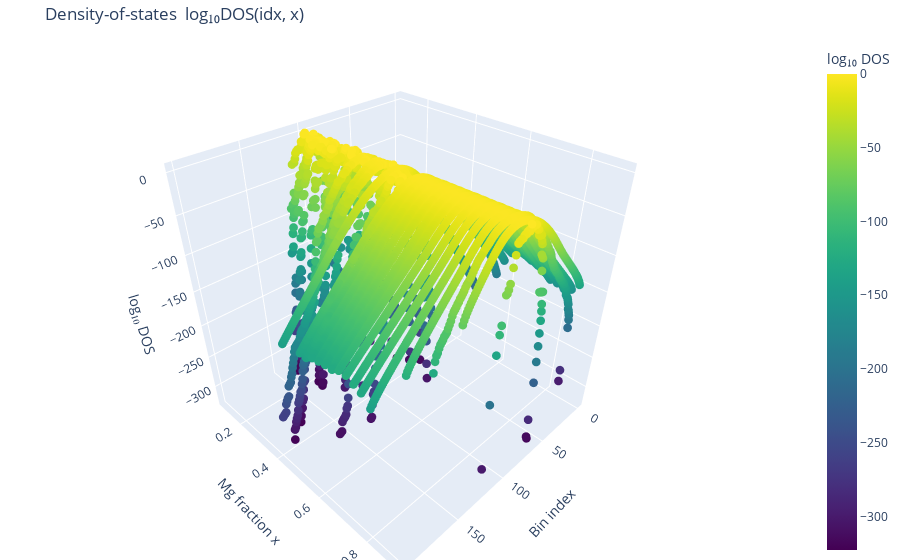

Write notebook code for a chart like this one.
### Code cell
import tc.sampler_data
import tc.wang_landau
import os

data_list = [tc.sampler_data.load_sampler_data(os.path.join('samplers', str(supercell_size), f"sampler_{round(1000 * ratio)}.npz")) for ratio in ratios]
dos_mat = tc.wang_landau.compute_dos_matrix(data_list)
for ratio, sample in zip(ratios, data_list):
    print(f"[ratio {ratio:.3f}]  final mod-factor = {sample.mod_factor_trace[-1]:.3e}")
fig = tc.wang_landau.plot_dos_surface(ratios, dos_mat, mode="scatter", engine="plotly")
fig.show()
hist_mat  = tc.wang_landau.compute_histogram_matrix(data_list)   # prints final mod-factors
fig = tc.wang_landau.plot_hist_heatmap(ratios, hist_mat, engine="plotly")
fig.show()

### Figure 1 — Plotly figure (JSON) as saved in the notebook; plotly's stock layout.template omitted (floating-point values rounded to 4 significant figures; data arrays with more than 128 entries replaced by an {"elided": "..."} marker saying what was removed)
{"data": [{"marker": {"color": {"elided": "6600 float values"}, "colorbar": {"title": {"text": "log₁₀ DOS"}}, "colorscale": {"elided": "256x2 mixed values"}, "size": 3}, "mode": "markers", "type": "scatter3d", "x": {"elided": "6600 int values"}, "y": {"elided": "6600 float values"}, "z": {"elided": "6600 float values"}}], "layout": {"margin": {"b": 0, "l": 0, "r": 0, "t": 40}, "scene": {"xaxis": {"title": {"text": "Bin index"}}, "yaxis": {"title": {"text": "Mg fraction x"}}, "zaxis": {"title": {"text": "log₁₀ DOS"}}}, "title": {"text": "Density-of-states  log₁₀DOS(idx, x)"}}}
